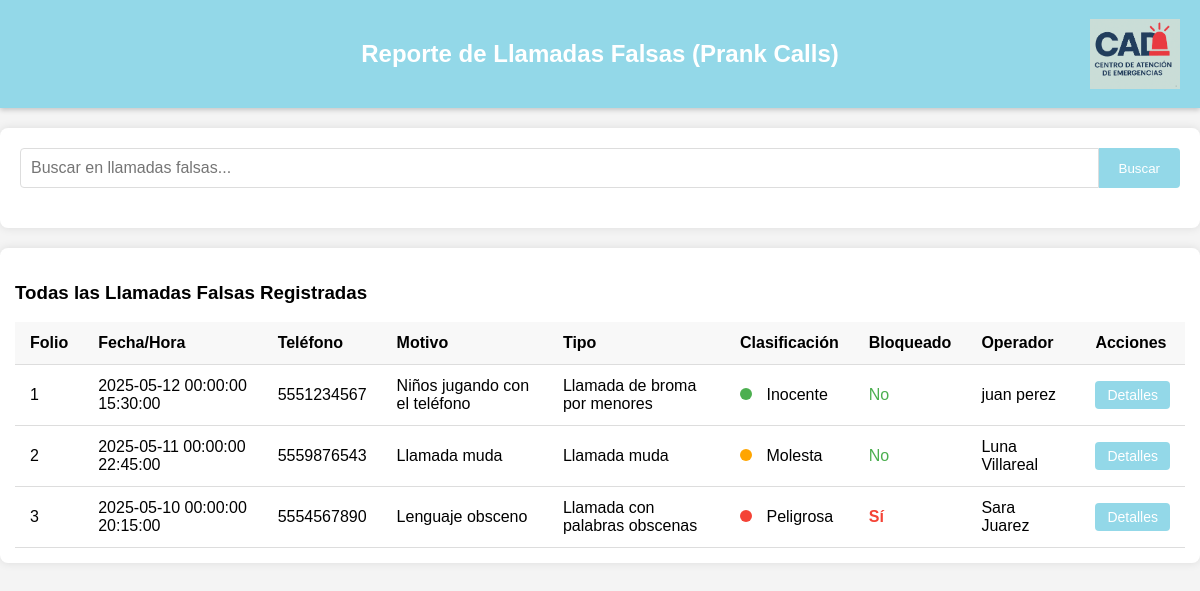
Page /supervisorOp/pranks.php on the earlier database version.
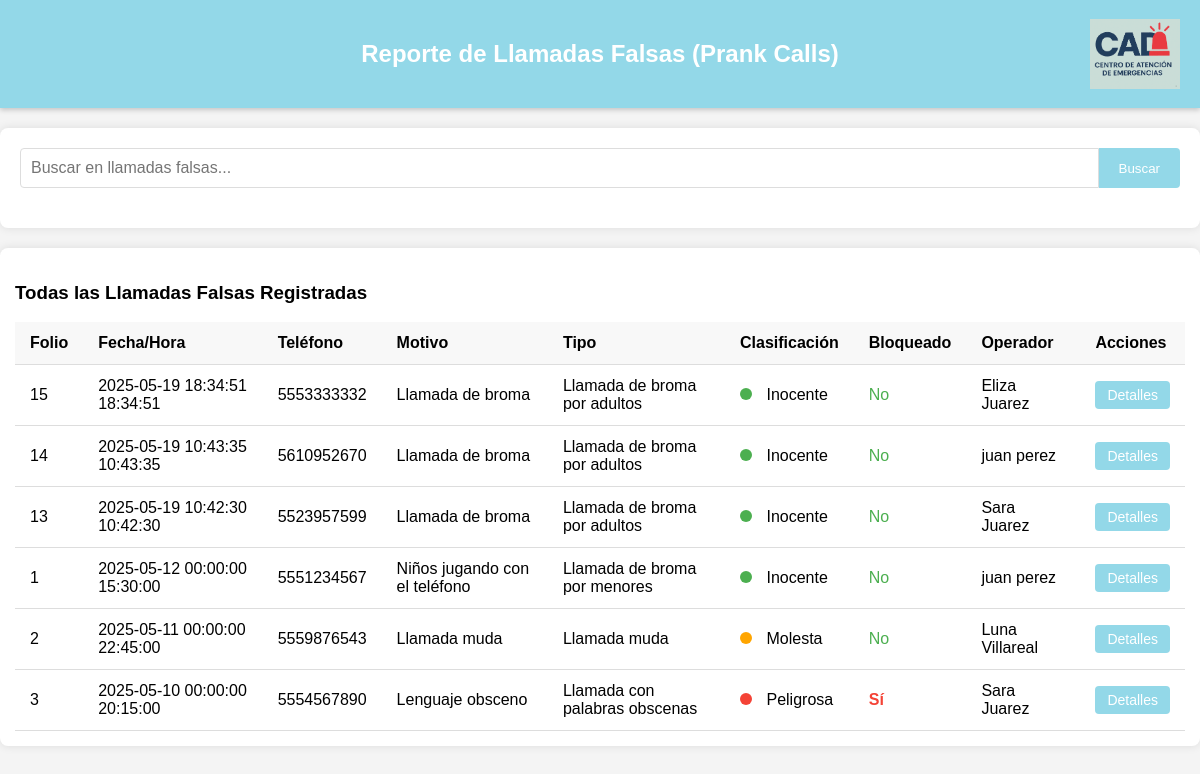
Same page on the later database version.
### tables this page shows
CREATE TABLE `prank_calls` (
  `folio_prank_call` int(11) NOT NULL AUTO_INCREMENT,
  `id_llamada` int(11) DEFAULT NULL,
  `motivo` varchar(255) NOT NULL COMMENT 'Descripción de la llamada falsa',
  `tipo_broma` varchar(50) NOT NULL COMMENT 'Categoría de la broma',
  `hora_prank_call` time NOT NULL DEFAULT current_timestamp(),
  `fecha_prank_call` datetime NOT NULL DEFAULT current_timestamp(),
  `fecha_actualizacion` datetime DEFAULT NULL,
  `id_operador` int(11) NOT NULL COMMENT 'Operador que clasificó la llamada',
  `telefono_origen` varchar(20) NOT NULL,
  `clasificacion` enum('Inocente','Molesta','Peligrosa') NOT NULL DEFAULT 'Inocente',
  `acciones_tomadas` text DEFAULT NULL COMMENT 'Medidas aplicadas al número',
  `bloqueo_numero` tinyint(1) DEFAULT 0 COMMENT 'Si se bloqueó el número',
  `colonia` varchar(255) DEFAULT NULL,
  `localidad` varchar(255) DEFAULT NULL,
  `municipio` varchar(255) DEFAULT NULL,
  PRIMARY KEY (`folio_prank_call`),
  KEY `id_llamada` (`id_llamada`),
  CONSTRAINT `prank_calls_ibfk_1` FOREIGN KEY (`id_llamada`) REFERENCES `llamadas` (`id_llamada`)
);

### supervisorOp/pranks.php (the view, shortened to what this page needs)
<?php
require_once '../db.php';
$prank_calls = [];
try {
    $sql = "SELECT pc.folio_prank_call, pc.motivo, pc.tipo_broma,
                   pc.hora_prank_call, pc.fecha_prank_call, pc.clasificacion,
                   pc.telefono_origen, pc.acciones_tomadas, pc.bloqueo_numero,
                   CONCAT(u.nombre, ' ', u.apellido) as operador,
                   CASE
                       WHEN pc.clasificacion = 'Inocente' THEN 'clasificacion-inocente'
                       WHEN pc.clasificacion = 'Molesta' THEN 'clasificacion-molesta'
                       ELSE 'clasificacion-peligrosa'
                   END as clase_clasificacion
            FROM prank_calls pc
            JOIN llamadas l ON pc.id_llamada = l.id_llamada
            JOIN usuarios u ON l.id_operador = u.id_usuario
            ORDER BY pc.fecha_prank_call DESC";
    $stmt = $pdo->prepare($sql);
    $stmt->execute();
    $prank_calls = $stmt->fetchAll(PDO::FETCH_ASSOC);
} catch (PDOException $e) {
    $error = "Error al obtener datos: " . $e->getMessage();
}
?>
<!DOCTYPE html>
<html lang="es">
<head>
</head>
<body>
    <div class="blue-bar">
        <img src="../logo.png" alt="Logo" class="logo">
        Reporte de Llamadas Falsas (Prank Calls)
    </div>
    <div class="search-container">
        <form method="GET" class="search-box">
            <input type="text" name="busqueda" placeholder="Buscar en llamadas falsas...">
            <button type="submit">Buscar</button>
        </form>
    </div>
    <div class="dashboard-container">
        <div class="panel">
            <h3>Todas las Llamadas Falsas Registradas</h3>
            <table>
                <thead>
                    <tr>
                        <th>Folio</th>
                        <th>Fecha/Hora</th>
                        <th>Teléfono</th>
                        <th>Motivo</th>
                        <th>Tipo</th>
                        <th>Clasificación</th>
                        <th>Bloqueado</th>
                        <th>Operador</th>
                        <th>Acciones</th>
                    </tr>
                </thead>
                <tbody>
                    <?php foreach ($prank_calls as $call): ?>
                    <tr>
                        <td><?php echo htmlspecialchars($call['folio_prank_call']); ?></td>
                        <td><?php echo htmlspecialchars($call['fecha_prank_call'] . ' ' . $call['hora_prank_call']); ?></td>
                        <td><?php echo htmlspecialchars($call['telefono_origen']); ?></td>
                        <td><?php echo htmlspecialchars($call['motivo']); ?></td>
                        <td><?php echo htmlspecialchars($call['tipo_broma']); ?></td>
                        <td>
                            <span class="clasificacion-circle <?php echo htmlspecialchars($call['clase_clasificacion']); ?>"></span>
                            <?php echo htmlspecialchars($call['clasificacion']); ?>
                        </td>
                        <td class="<?php echo $call['bloqueo_numero'] ? 'blocked' : 'no-blocked'; ?>">
                            <?php echo $call['bloqueo_numero'] ? 'Sí' : 'No'; ?>
                        </td>
                        <td><?php echo htmlspecialchars($call['operador']); ?></td>
                        <td>
                            <button class="action-btn"
                                    onclick="window.location.href='detalle_prank_call.php?id=<?php echo $call['folio_prank_call']; ?>'">
                                Detalles
                            </button>
                        </td>
                    </tr>
                    <?php endforeach; ?>
                </tbody>
            </table>
        </div>
    </div>
</body>
</html>

### supervisorOp/pranks.php (style rules this page uses)
body { font-family: Arial, sans-serif; margin: 0; padding: 0; background-color: #f4f4f4; }
.blue-bar { background-color: #93D8E8; color: white; padding: 40px; text-align: center; font-size: 24px; font-weight: bold; box-shadow: 0 2px 5px rgba(0,0,0,0.2); position: relative; display: flex; justify-content: center; align-items: center; }
.logo { position: absolute; top: 50%; right: 20px; transform: translateY(-50%); max-height: 70px; width: auto; }
.search-container { max-width: 1200px; margin: 20px auto; padding: 20px; background-color: white; border-radius: 8px; box-shadow: 0 0 10px rgba(0,0,0,0.1); }
.search-box { display: flex; margin-bottom: 20px; }
.search-box input { flex: 1; padding: 10px; border: 1px solid #ddd; border-radius: 4px 0 0 4px; font-size: 16px; }
.search-box button { padding: 10px 20px; background-color: #93D8E8; color: white; border: none; border-radius: 0 4px 4px 0; cursor: pointer; }
.dashboard-container { max-width: 1200px; margin: 0 auto 30px; }
.panel { background-color: white; border-radius: 8px; box-shadow: 0 0 10px rgba(0,0,0,0.1); padding: 15px; margin-bottom: 20px; }
table { width: 100%; border-collapse: collapse; }
th, td { padding: 12px 15px; text-align: left; border-bottom: 1px solid #ddd; }
th { background-color: #f8f8f8; }
.clasificacion-circle { display: inline-block; width: 12px; height: 12px; border-radius: 50%; margin-right: 10px; }
.clasificacion-inocente { background-color: #4CAF50; }
.clasificacion-molesta { background-color: #FFA500; }
.clasificacion-peligrosa { background-color: #F44336; }
.action-btn { padding: 6px 12px; background-color: #93D8E8; color: white; border: none; border-radius: 4px; cursor: pointer; font-size: 14px; }
.blocked { color: #F44336; font-weight: bold; }
.no-blocked { color: #4CAF50; }

Differences in the rows shown:
added prank_calls: folio_prank_call "15", fecha_prank_call+hora_prank_call "2025-05-19 18:34:51 18:34:51", telefono_origen "5553333332", motivo "Llamada de broma", tipo_broma "Llamada de broma por adultos", clasificacion "Inocente", bloqueo_numero "No", operador "Eliza Juarez"
added prank_calls: folio_prank_call "14", fecha_prank_call+hora_prank_call "2025-05-19 10:43:35 10:43:35", telefono_origen "5610952670", motivo "Llamada de broma", tipo_broma "Llamada de broma por adultos", clasificacion "Inocente", bloqueo_numero "No", operador "juan perez"
added prank_calls: folio_prank_call "13", fecha_prank_call+hora_prank_call "2025-05-19 10:42:30 10:42:30", telefono_origen "5523957599", motivo "Llamada de broma", tipo_broma "Llamada de broma por adultos", clasificacion "Inocente", bloqueo_numero "No", operador "Sara Juarez"
